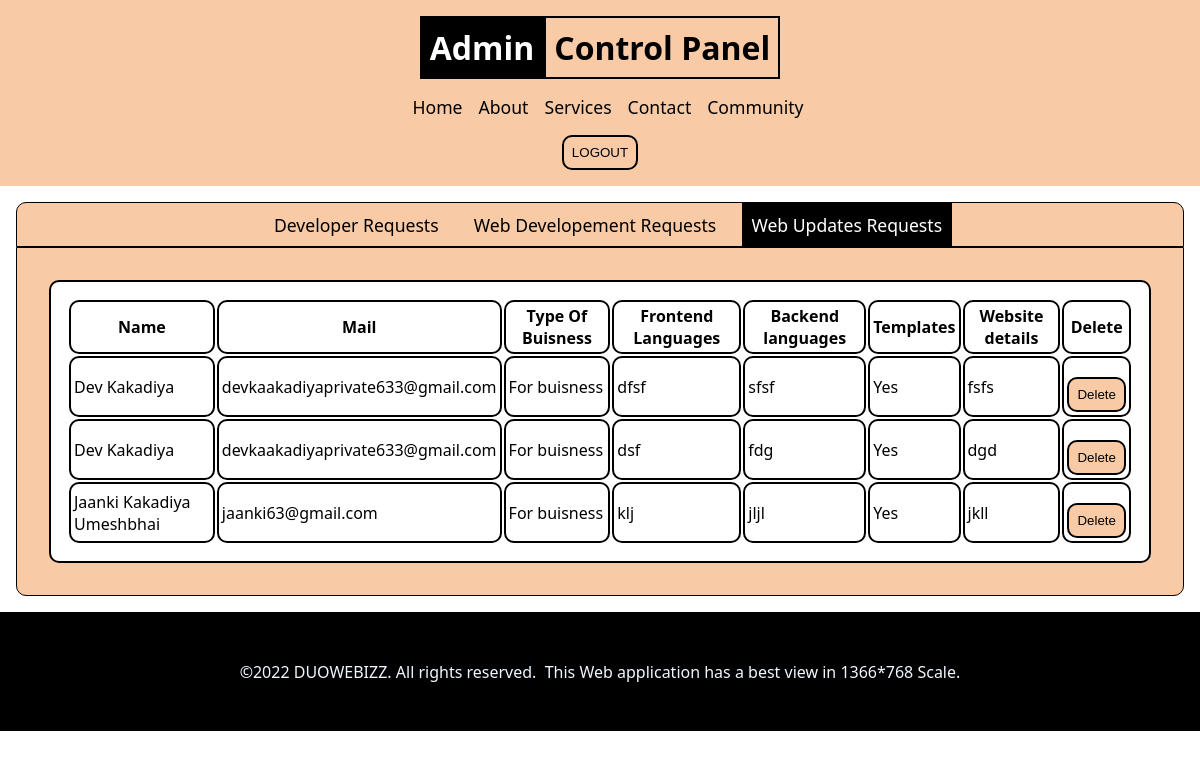
Page /admin/webupdaterequests.php on the committed database.
### tables this page shows
CREATE TABLE `securityupdate` (
  `Name` text NOT NULL,
  `Mail` varchar(200) NOT NULL,
  `Type of buisness` text NOT NULL,
  `Frontendlang` text NOT NULL,
  `Backendlang` text NOT NULL,
  `templates` text NOT NULL,
  `Website details` text NOT NULL
);

### admin/webupdaterequests.php (the view, shortened to what this page needs)
<!DOCTYPE html>
<html lang="en">
<head>
</head>
<body>
     <header>
        <h1><div class="f">Admin</div> <div class="s">Control Panel</div></h1>
        <div class="navbar">
            <ul>
                <li><a href="/project22/index.html">Home</a></li>
                <li><a href="/project22/about.html">About</a></li>
                <li><a href="/project22/services/services.php">Services</a></li>
                <li><a href="/project22/contact.html">Contact</a></li>
                <li><a href="/project22/community.html">Community</a></li>
            </ul>
        </div>
       <a href="/project22/php/login/logout.php"> <button>LOGOUT</button></a>
    </header>
    <main>
    <div class="bar">
        <ul>
            <li ><a href="admin.php">Developer Requests</a></li>
            <li ><a href="webdevelopmentrequest.php">Web Developement Requests </a></li>
            <li id="dash"><a href="webupdaterequests.php">Web Updates Requests </a></li>
        </ul>
     </div>
     <div class="maincontent">
        <?php
             $con=mysqli_connect("localhost","root","","duowebizz");
             $sql="SELECT * FROM `securityupdate`";
             $get=mysqli_query($con,$sql);
             $num=mysqli_num_rows($get);
        ?>
         <table >
                <tr>
                    <th>Name</th><th>Mail</th><th>Type Of Buisness</th><th>Frontend Languages</th><th>Backend languages </th><th>Templates</th><th>Website details</th><th>Delete</th>
                </tr>
                <?php
                if($num>0){
                    while($row=mysqli_fetch_assoc($get)){
                    ?><tr>
                <?php     ?><td><?php echo $row['Name']?></td>
                    <td><?php echo $row['Mail']?></td>
                    <td><?php echo $row['Type of buisness']?></td>
                    <td><?php echo $row['Frontendlang']?></td>
                    <td><?php echo $row['Backendlang']?></td>
                    <td><?php echo $row['templates']?></td>
                    <td><?php echo $row['Website details']?></td>
                    <td><a href="dltwebupdate.php?ID='<?php echo $row['Mail']?>'" > <button  id="dlt">Delete</button></a></td>
                </tr>
                <?php
                }
                }
          ?></table>
     </div>
    </main>
    <footer>
        <div class="aboutus">
            &copy;2022 DUOWEBIZZ. All rights reserved.&nbsp;
         This Web application has a best view in 1366*768 Scale.
        </div>
    </footer>
</body>
</html>

### admin/webupdaterequests.php (style rules this page uses)
* { margin: 0; padding: 0; }
body { background-color:white; }
h1 { font-family:system-ui, -apple-system, BlinkMacSystemFont, 'Segoe UI', Roboto, Oxygen, Ubuntu, Cantarell, 'Open Sans', 'Helvetica Neue', sans-serif; align-items: center; justify-content: center; display: flex; }
header { display: flex; justify-content: center; align-items: center; flex-direction: column; background-color: #F8CBA6; padding: 1pc; }
.navbar { margin-top: 1pc; }
ul { display: flex; }
ul li { list-style: none; margin-left: 1pc; }
ul li a { text-decoration: none; font-size: 1.1pc; color: black; font-family: system-ui, -apple-system, BlinkMacSystemFont, 'Segoe UI', Roboto, Oxygen, Ubuntu, Cantarell, 'Open Sans', 'Helvetica Neue', sans-serif; }
.f { display: flex; justify-content: center; align-items: center; border:2px solid black; background-color: black; color: white; padding: .5pc }
.s { background-color: #F8CBA6; border: 2px solid black; padding: .5pc; color: black; }
button { background-color: #F8CBA6; padding: .5pc; border-radius: 10px; border: 2px solid black; margin-top:1pc; }
main { margin: 1pc; background-color: white; height: fit-content; border-radius:5px ; }
.bar ul { display: flex; justify-content: center; }
.bar { border: 1px solid black; background-color: #F8CBA6; border-top-left-radius: 10px; border-top-right-radius: 10px; }
.bar ul li { padding: .6pc; }
.maincontent { background-color: #F8CBA6; height: fit-content; border: 1px solid black; border-bottom-left-radius: 10px; border-bottom-right-radius: 10px; }
.aboutus { background-color: black; color: aliceblue; height: 119px; width:fill; display: flex; justify-content: center; align-items: center; font-family:system-ui, -apple-system, BlinkMacSystemFont, 'Segoe UI', Roboto, Oxygen, Ubuntu, Cantarell, 'Open Sans', 'Helvetica Neue', sans-serif; }
#dash { background-color: black; color: white; }
#dash a { color: white; text-decoration: none; }
a { text-decoration:none; }
table { border:2px solid black; padding:1pc; border-radius:10px; margin:2pc; background-color:white; font-family:system-ui, -apple-system, BlinkMacSystemFont, 'Segoe UI', Roboto, Oxygen, Ubuntu, Cantarell, 'Open Sans', 'Helvetica Neue', sans-serif; }
th { background-color:white; border:2px solid black; padding:3px; border-radius:10px; }
td { background-color:white; border:2px solid black; border-radius:10px; padding:3px; }
.maincontent { display:flex; justify-content:center; align-items:center; }
#dlt { display:flex; justify-content:center; align-items:center; background-color: #F8CBA6; padding: .5pc; border-radius: 10px; border: 2px solid black; margin-top:1pc; }

### rows in the picture
securityupdate: Name "Dev Kakadiya", Mail "devkaakadiyaprivate633@gmail.com", Type of buisness "For buisness", Frontendlang "dfsf", Backendlang "sfsf", templates "Yes", Website details "fsfs"
securityupdate: Name "Dev Kakadiya", Mail "devkaakadiyaprivate633@gmail.com", Type of buisness "For buisness", Frontendlang "dsf", Backendlang "fdg", templates "Yes", Website details "dgd"
securityupdate: Name "Jaanki Kakadiya Umeshbhai", Mail "jaanki63@gmail.com", Type of buisness "For buisness", Frontendlang "klj", Backendlang "jljl", templates "Yes", Website details "jkll"
